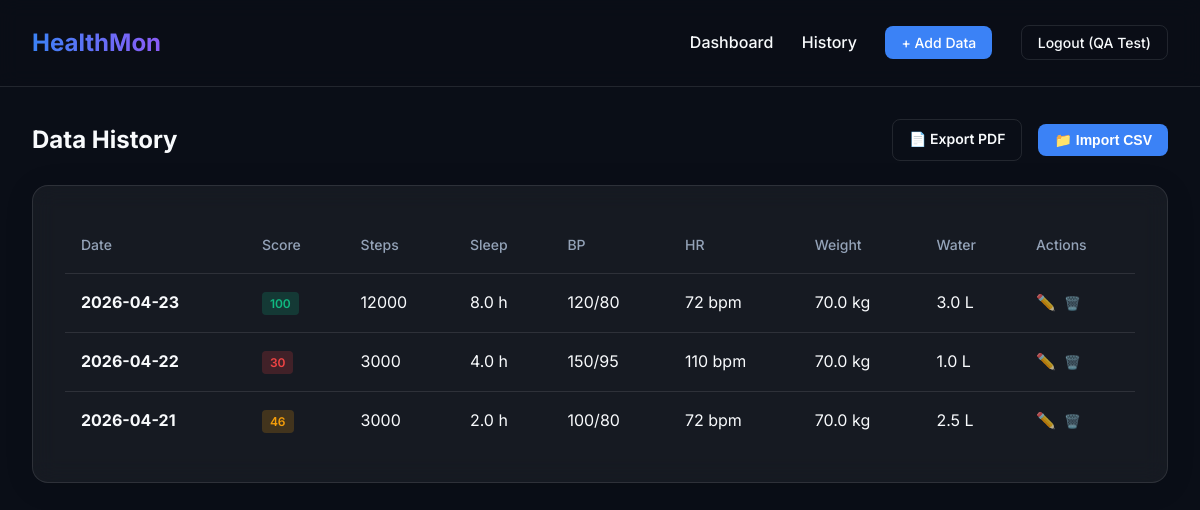
The app's page /history (signed in) with its own data.
### models.py (models this page shows)
class DailyLog(db.Model):
    __tablename__ = 'daily_logs'
    id = db.Column(db.Integer, primary_key=True)
    user_id = db.Column(db.Integer, db.ForeignKey('users.id'), nullable=False)
    date = db.Column(db.Date, nullable=False, default=date.today)
    steps = db.Column(db.Integer, default=0)
    sleep_hours = db.Column(db.Float, default=0.0)
    bp_systolic = db.Column(db.Integer, default=120)
    bp_diastolic = db.Column(db.Integer, default=80)
    heart_rate = db.Column(db.Integer, default=72)
    weight = db.Column(db.Float, default=0.0)
    water_intake = db.Column(db.Float, default=0.0)   # litres
    score = db.Column(db.Integer, default=0)
    __table_args__ = (
        db.UniqueConstraint('user_id', 'date', name='uq_user_date'),
    )

### app.py (the view)
@app.route('/history')
@login_required
def history():
    uid = session['user_id']
    logs = DailyLog.query.filter_by(user_id=uid).order_by(DailyLog.date.desc()).all()
    return render_template('history.html', logs=logs)

### app.py (called while the page is built)
def login_required(f):
    @wraps(f)
    def decorated_function(*args, **kwargs):
        if 'user_id' not in session:
            flash('Please log in to access this page.', 'warning')
            return redirect(url_for('login'))
        return f(*args, **kwargs)
    return decorated_function

### templates/history.html (shortened to what this page needs)
{% extends "base.html" %}
{% block content %}
<div class="history-header">
    <h2>Data History</h2>
    <div class="history-actions">
        <a href="{{ url_for('export_pdf') }}" class="btn-outline-sm">📄 Export PDF</a>
        <form action="{{ url_for('upload_csv') }}" method="POST" enctype="multipart/form-data" class="inline-form" id="csvForm">
            <button type="button" class="btn-primary-sm" onclick="document.getElementById('csvFile').click();">
                📁 Import CSV
            </button>
        </form>
    </div>
</div>
<div class="table-container glass-card mt-3">
    {% if logs %}
    <table class="data-table">
        <thead>
            <tr>
                <th>Date</th>
                <th>Score</th>
                <th>Steps</th>
                <th>Sleep</th>
                <th>BP</th>
                <th>HR</th>
                <th>Weight</th>
                <th>Water</th>
                <th>Actions</th>
            </tr>
        </thead>
        <tbody>
            {% for log in logs %}
            <tr>
                <td><strong>{{ log.date }}</strong></td>
                <td>
                    <span class="badge score-badge {% if log.score > 75 %}high{% elif log.score > 40 %}med{% else %}low{% endif %}">
                        {{ log.score }}
                    </span>
                </td>
                <td>{{ log.steps }}</td>
                <td>{{ log.sleep_hours }} h</td>
                <td>{{ log.bp_systolic }}/{{ log.bp_diastolic }}</td>
                <td>{{ log.heart_rate }} bpm</td>
                <td>{{ log.weight }} kg</td>
                <td>{{ log.water_intake }} L</td>
                <td class="actions-cell">
                    <a href="{{ url_for('edit_log', log_id=log.id) }}" class="btn-icon">✏️</a>
                    <form action="{{ url_for('delete_log', log_id=log.id) }}" method="POST" class="inline-form" onsubmit="return confirm('Delete this entry?');">
                        <button type="submit" class="btn-icon delete">🗑️</button>
                    </form>
                </td>
            </tr>
            {% endfor %}
        </tbody>
    </table>
    {% else %}
    <div class="empty-state">
        <p>No health data logged yet.</p>
        <a href="{{ url_for('add_log') }}" class="btn-primary mt-2">Log Your First Entry</a>
    </div>
    {% endif %}
</div>
{% endblock %}

### static/style.css (style rules this page uses)
:root { --bg-dark: #0a0e17; --card-bg: rgba(255, 255, 255, 0.05); --card-border: rgba(255, 255, 255, 0.1); --text-main: #f8fafc; --text-muted: #94a3b8; --accent: #3b82f6; --accent-hover: #2563eb; --success: #10b981; --warning: #f59e0b; --danger: #ef4444; }
* { box-sizing: border-box; margin: 0; padding: 0; }
body { font-family: 'Inter', sans-serif; background-color: var(--bg-dark); color: var(--text-main); line-height: 1.6; min-height: 100vh; }
a { text-decoration: none; color: var(--accent); }
button { margin: 5px 0; }
.glass-card { position: relative; overflow: hidden; background: var(--card-bg); backdrop-filter: blur(12px); -webkit-backdrop-filter: blur(12px); border: 1px solid var(--card-border); border-radius: 16px; padding: 2rem; box-shadow: 0 4px 30px rgba(0, 0, 0, 0.1); }
.btn-primary, .btn-primary-sm { background: var(--accent); color: white !important; border: none; border-radius: 8px; cursor: pointer; font-weight: 600; transition: background 0.2s, transform 0.1s; }
.btn-primary-sm { padding: 0.5rem 1rem; font-size: 0.875rem; }
.btn-outline, .btn-outline-sm { background: transparent; color: var(--text-main) !important; border: 1px solid var(--card-border); border-radius: 8px; cursor: pointer; font-weight: 600; transition: background 0.2s; }
.btn-outline-sm { padding: 0.5rem 1rem; font-size: 0.875rem; }
.mt-3 { margin-top: 1.5rem; }
.history-header { display: flex; justify-content: space-between; align-items: center; }
.history-actions { display: flex; gap: 1rem; }
.table-container { overflow-x: auto; }
.data-table { width: 100%; border-collapse: collapse; text-align: left; }
.data-table th, .data-table td { padding: 1rem; border-bottom: 1px solid var(--card-border); }
.data-table th { color: var(--text-muted); font-weight: 500; font-size: 0.875rem; }
.data-table tr:last-child td { border-bottom: none; }
.badge { padding: 0.25rem 0.5rem; border-radius: 4px; font-size: 0.75rem; font-weight: 600; }
.score-badge.high { background: rgba(16, 185, 129, 0.2); color: var(--success); }
.score-badge.med { background: rgba(245, 158, 11, 0.2); color: var(--warning); }
.score-badge.low { background: rgba(239, 68, 68, 0.2); color: var(--danger); }
.actions-cell { display: flex; gap: 0.5rem; }
.btn-icon { background: none; border: none; cursor: pointer; opacity: 0.7; transition: opacity 0.2s; }
.inline-form { display: inline; }

### records on screen
DailyLog: date "2026-04-23", score "100", steps "12000", sleep_hours "8.0", bp_systolic "120", bp_diastolic "80", heart_rate "72", weight "70.0", water_intake "3.0"
DailyLog: date "2026-04-22", score "30", steps "3000", sleep_hours "4.0", bp_systolic "150", bp_diastolic "95", heart_rate "110", weight "70.0", water_intake "1.0"
DailyLog: date "2026-04-21", score "46", steps "3000", sleep_hours "2.0", bp_systolic "100", bp_diastolic "80", heart_rate "72", weight "70.0", water_intake "2.5"

### other values on screen
{{ session.get('user_name') }} "QA Test"
